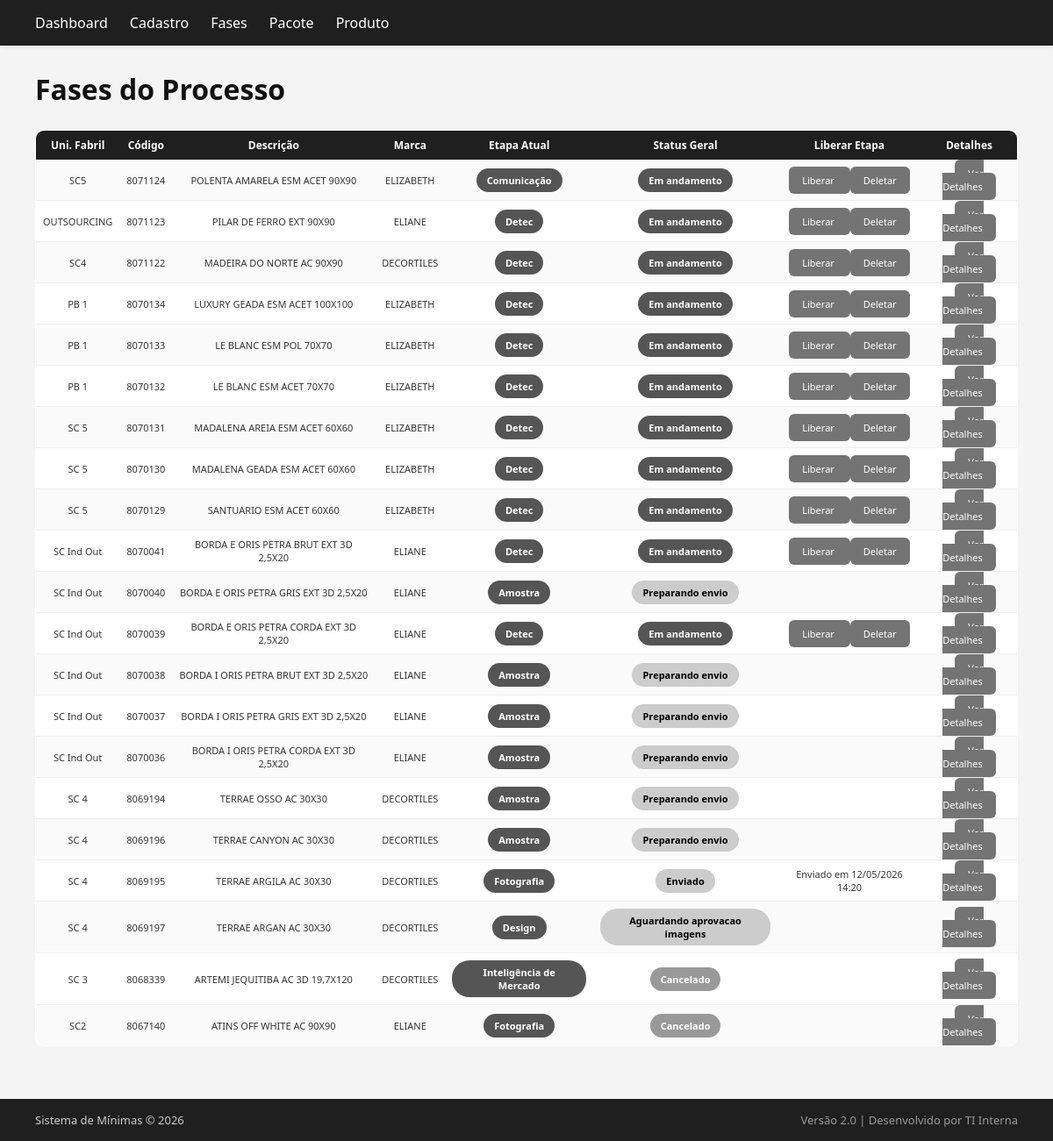
Page /includes/logs/fases.php on the committed database.
### tables this page shows
CREATE TABLE `SM_cadastros_itens_minimas` (
  `id` int NOT NULL,
  `marca` varchar(60) NOT NULL,
  `categoria_pt_br` varchar(100) NOT NULL,
  `categoria_us` varchar(100) NOT NULL,
  `categoria_es` varchar(100) NOT NULL,
  `serie` varchar(60) NOT NULL,
  `tamanho_nominal` varchar(30) NOT NULL,
  `descricao` varchar(150) NOT NULL,
  `codigo_barras_cx` varchar(30) NOT NULL,
  `superficie_pt_br` varchar(60) NOT NULL,
  `superficie_us` varchar(60) NOT NULL,
  `superficie_es` varchar(60) NOT NULL,
  `junta_assentamento` double DEFAULT NULL,
  `abrasao_superficial` varchar(10) DEFAULT NULL,
  `variacao_tonalidade` varchar(20) DEFAULT NULL,
  `unidade_medida` varchar(20) NOT NULL,
  `pecas_caixa` int NOT NULL,
  `m2_caixa` decimal(10,2) NOT NULL,
  `peso_caixa` decimal(10,3) NOT NULL,
  `coeficiente_atrito` varchar(10) DEFAULT NULL,
  `espessura` decimal(10,1) NOT NULL,
  `grupo_absorcao` varchar(20) DEFAULT NULL,
  `item_ativo` tinyint(1) NOT NULL,
  `cor_pt_br` varchar(80) NOT NULL,
  `cor_us` varchar(80) NOT NULL,
  `cor_es` varchar(80) NOT NULL,
  `recomendado_uso` varchar(30) NOT NULL,
  `local_uso` varchar(120) DEFAULT NULL,
  `retificado` tinyint(1) NOT NULL DEFAULT '0',
  `polo` varchar(20) NOT NULL,
  `lancamento` tinyint(1) NOT NULL DEFAULT '0',
  `estilo` varchar(80) NOT NULL,
  `estilo_us` varchar(80) NOT NULL,
  `estilo_es` varchar(80) NOT NULL,
  `relevo` tinyint(1) NOT NULL,
  `rodape` tinyint(1) NOT NULL DEFAULT '0',
  `numeros_face` int NOT NULL,
  `tamanho_fabricacao` varchar(50) NOT NULL,
  `codigo_item` varchar(40) NOT NULL,
  `unidade_fabricacao` varchar(60) NOT NULL,
  `monocalibre` tinyint(1) DEFAULT NULL,
  `CicloLancamento` varchar(60) NOT NULL,
  `data_criacao` timestamp NOT NULL DEFAULT CURRENT_TIMESTAMP,
  `responsavel_carga` varchar(100) NOT NULL
);

CREATE TABLE `SM_itens_processos` (
  `id` int NOT NULL,
  `item_id` int NOT NULL,
  `etapa_atual` varchar(100) NOT NULL DEFAULT 'comunicacao_analise',
  `status_geral` enum('pendente','em_andamento','finalizado','reprovado','cancelado','enviado','preparando_envio','aguardando_aprovacao_imagens','retrabalhando_pendencias') NOT NULL,
  `iniciado_em` datetime NOT NULL DEFAULT CURRENT_TIMESTAMP,
  `finalizado_em` datetime DEFAULT NULL
);

CREATE TABLE `SM_pacotes_envio` (
  `id` int NOT NULL,
  `status` enum('aberto','finalizado') DEFAULT 'aberto',
  `data_criacao` datetime DEFAULT CURRENT_TIMESTAMP,
  `data_fechamento` datetime DEFAULT NULL,
  `aprovado_por` varchar(100) DEFAULT NULL,
  `observacao` text,
  `data_agendamento` datetime DEFAULT NULL,
  `responsavel_fotografia` varchar(100) DEFAULT NULL,
  `data_envio` datetime DEFAULT NULL
);

### public/includes/logs/fases.php (the view, shortened to what this page needs)
<?php
require_once __DIR__ . '/../layout/header.php';
require_once __DIR__ . '/../layout/menu.php';
require_once __DIR__ . '/../../../config/conexao.php';
$sql = "
SELECT
    i.id AS item_id,
    i.unidade_fabricacao,
    i.codigo_item,
    i.descricao,
    i.tamanho_nominal,
    i.marca,
    p.id AS processo_id,
    p.etapa_atual,
    p.status_geral,
    pe.data_envio
FROM SM_cadastros_itens_minimas i
LEFT JOIN SM_itens_processos p ON p.item_id = i.id
LEFT JOIN SM_pacote_itens pi ON pi.processo_id = p.id
LEFT JOIN SM_pacotes_envio pe ON pe.id = pi.pacote_id
ORDER BY i.id DESC
";
$stmt = $pdo->query($sql);
$itens = $stmt->fetchAll(PDO::FETCH_ASSOC);
?>
<div class="container">
    <h1>Fases do Processo</h1>
    <table class="tabela-itens">
        <tr>
            <th>Uni. Fabril</th>
            <th>Código</th>
            <th>Descrição</th>
            <th>Marca</th>
            <th>Etapa Atual</th>
            <th>Status Geral</th>
            <th>Liberar Etapa</th>
            <th>Detalhes</th>
        </tr>
        <?php foreach ($itens as $item): ?>
        <tr>
            <td><?php if ($item['unidade_fabricacao'] === 'SCINDOUT' || $item['unidade_fabricacao'] === 'SCOUT.INTERN' || $item['unidade_fabricacao'] === 'SCOUT.NACIONAL' || $item['unidade_fabricacao'] === 'OUT.VINILICOSC'): ?>
                <?= "OUTSOURCING" ?>
            <?php else: ?>
                <?= htmlspecialchars($item['unidade_fabricacao']) ?>
            <?php endif; ?></td>
            <td><?= htmlspecialchars($item['codigo_item']) ?></td>
            <td><?= htmlspecialchars($item['descricao']) . ' ' . htmlspecialchars($item['tamanho_nominal']) ?></td>
            <td><?= htmlspecialchars($item['marca']) ?></td>
            <td>
                <span class="status andamento">
                    <?php switch ($item['etapa_atual']) {
                        case 'comunicacao':
                            echo 'Comunicação';
                            break;
                        case 'detec':
                            echo 'Detec';
                            break;
                        case 'amostra':
                            echo 'Amostra';
                            break;
                        case 'fotografo':
                            echo 'Fotografia';
                            break;
                        case 'inteligencia_mercado':
                            echo 'Inteligência de Mercado';
                            break;
                        case 'design':
                            echo 'Design';
                            break;
                        case 'detec_retrabalho':
                            echo 'Detec';
                            break;
                    }
                    ?>
            </td>
            <td>
                <?php
                    $status = $item['status_geral'] ?? 'pendente';
                    $classe = match($status) {
                        'finalizado' => 'aprovado',
                        'em_andamento' => 'andamento',
                        'reprovado' => 'reprovado',
                        'cancelado' => 'cancelado',
                        default => 'pendente'
                    };
                ?>
                <span class="status <?= $classe ?>">
                    <?= ucfirst(str_replace('_', ' ', $status)) ?>
                </span>
            </td>
            <td>
                <?php if (!empty($item['processo_id'])): ?>
                <?php
                $paginaEtapa = match ($item['etapa_atual']) {
                    'comunicacao' => '/../includes/comunicacao/comunicacao.php',
                    'detec' => '/../includes/detec/detec.php',
                    'amostra' => '/../includes/amostra/amostra.php',
                    'fotografo' => '/../includes/relatorios/pacote.php',
                    'inteligencia_mercado' => '/../includes/inteligencia/inteligenciaMercado.php',
                    'design' => '/../includes/designers/designers.php',
                    'detec_retrabalho' => '/../includes/inteligencia/pendencias.php'
                };
                ?>
                <?php if (!empty($item['processo_id'])
                        && $item['status_geral'] !== 'cancelado'
                        && $item['status_geral'] !== 'preparando_envio'
                        && $item['etapa_atual'] !== 'fotografo'
                        && $item['etapa_atual'] !== 'design'
                        && $item['status_geral'] !== 'enviado'): ?>
                    <a class="btn-liberar"
                    href="<?= $paginaEtapa ?>?id=<?= urlencode($item['processo_id']) ?>">
                    Liberar
                    </a>
                <?php elseif (!empty($item['processo_id'])
                            && !empty($item['data_envio'])
                            && $item['status_geral'] === 'enviado'): ?>
                    <span class="status-ok">
                        Enviado em <?= $item['data_envio']
                            ? date('d/m/Y H:i', strtotime($item['data_envio']))
                            : '-' ?>
                    </span>
                <?php endif; ?>
                 <?php if (!empty($item['processo_id'])
                        && $item['status_geral'] !== 'cancelado'
                        && $item['status_geral'] !== 'preparando_envio'
                        && $item['etapa_atual'] !== 'fotografo'
                        && $item['etapa_atual'] !== 'design'
                        && $item['status_geral'] !== 'enviado'): ?>
                    <a class="btn-deletar"
                    href="deletar_processo.php?id=<?= urlencode($item['processo_id']) ?>"
                    onclick="return confirm('Tem certeza que deseja deletar este item?');">
                    Deletar
                    </a>
                <?php endif; ?>
            </td>
            <td>
                <?php if (!empty($item['processo_id'])): ?>
                <a class="btn-detalhes"
                href="detalhes.php?id=<?= urlencode($item['processo_id']) ?>">
                Ver Detalhes
                </a>
            </td>
            <?php else: ?>
            <span class="status pendente">Sem Processo</span>
            <?php endif; ?>
            <?php endif; ?>
        </tr>
        <?php endforeach; ?>
    </table>
</div>
<?php require_once __DIR__ . '/../layout/footer.php'; ?>

### public/css/style.css (style rules this page uses)
* { margin: 0; padding: 0; box-sizing: border-box; }
.container { padding: 40px; flex: 1; margin-top: 40px; }
h1 { margin-bottom: 25px; font-weight: 600; color: #111; }
button, .btn-liberar, .btn-deletar, .btn-detalhes { background: #747474; color: #fff; padding: 8px 15px; border: none; border-radius: 6px; cursor: pointer; transition: 0.2s ease; font-size: 11px; text-decoration: none; }
table { width: 100%; border-collapse: collapse; background: #ffffff; border-radius: 10px; overflow: hidden; border: 1px solid #e5e7eb; }
th { background: #1f1f1f; color: white; padding: 14px; text-align: left; font-weight: 500; font-size: 12px; }
td { padding: 12px 14px; border-bottom: 1px solid #eee; font-size: 11px; }
tr:nth-child(even) { background-color: #fafafa; }
.status { padding: 6px 12px; border-radius: 20px; font-size: 11px; font-weight: bold; display: inline-block; background-color: #ddd; color: #111; }
.status.andamento { background-color: #555; color: #fff; }
.status.pendente { background-color: #ccc; color: #000; }
.status.cancelado { background-color: #999; color: #fff; }
.tabela-status, .tabela-itens { width: 100%; border-collapse: collapse; margin-bottom: 20px; }
.tabela-status th, .tabela-status td, .tabela-itens th, .tabela-itens td { padding: 8px; text-align: center; }
.tabela-status th, .tabela-itens th { background-color: #1f1f1f; font-weight: bold; }

### rows in the picture
sm_cadastros_itens_minimas: unidade_fabricacao "SC5", codigo_item "8071124", descricao "POLENTA AMARELA ESM ACET", tamanho_nominal "90X90", marca "ELIZABETH", shows "Comunicação", sm_itens_processos.status_geral "Em andamento"
sm_cadastros_itens_minimas: unidade_fabricacao "OUTSOURCING", codigo_item "8071123", descricao "PILAR DE FERRO EXT", tamanho_nominal "90X90", marca "ELIANE", shows "Detec", sm_itens_processos.status_geral "Em andamento"
sm_cadastros_itens_minimas: unidade_fabricacao "SC4", codigo_item "8071122", descricao "MADEIRA DO NORTE AC", tamanho_nominal "90X90", marca "DECORTILES", shows "Detec", sm_itens_processos.status_geral "Em andamento"
sm_cadastros_itens_minimas: unidade_fabricacao "PB 1", codigo_item "8070134", descricao "LUXURY GEADA ESM ACET", tamanho_nominal "100X100", marca "ELIZABETH", shows "Detec", sm_itens_processos.status_geral "Em andamento"
sm_cadastros_itens_minimas: unidade_fabricacao "PB 1", codigo_item "8070133", descricao "LE BLANC ESM POL", tamanho_nominal "70X70", marca "ELIZABETH", shows "Detec", sm_itens_processos.status_geral "Em andamento"
sm_cadastros_itens_minimas: unidade_fabricacao "PB 1", codigo_item "8070132", descricao "LE BLANC ESM ACET", tamanho_nominal "70X70", marca "ELIZABETH", shows "Detec", sm_itens_processos.status_geral "Em andamento"
sm_cadastros_itens_minimas: unidade_fabricacao "SC 5", codigo_item "8070131", descricao "MADALENA AREIA ESM ACET", tamanho_nominal "60X60", marca "ELIZABETH", shows "Detec", sm_itens_processos.status_geral "Em andamento"
sm_cadastros_itens_minimas: unidade_fabricacao "SC 5", codigo_item "8070130", descricao "MADALENA GEADA ESM ACET", tamanho_nominal "60X60", marca "ELIZABETH", shows "Detec", sm_itens_processos.status_geral "Em andamento"
sm_cadastros_itens_minimas: unidade_fabricacao "SC 5", codigo_item "8070129", descricao "SANTUARIO ESM ACET", tamanho_nominal "60X60", marca "ELIZABETH", shows "Detec", sm_itens_processos.status_geral "Em andamento"
sm_cadastros_itens_minimas: unidade_fabricacao "SC Ind Out", codigo_item "8070041", descricao "BORDA E ORIS PETRA BRUT EXT 3D", tamanho_nominal "2,5X20", marca "ELIANE", shows "Detec", sm_itens_processos.status_geral "Em andamento"
sm_cadastros_itens_minimas: unidade_fabricacao "SC Ind Out", codigo_item "8070040", descricao "BORDA E ORIS PETRA GRIS EXT 3D", tamanho_nominal "2,5X20", marca "ELIANE", shows "Amostra", sm_itens_processos.status_geral "Preparando envio"
sm_cadastros_itens_minimas: unidade_fabricacao "SC Ind Out", codigo_item "8070039", descricao "BORDA E ORIS PETRA CORDA EXT 3D", tamanho_nominal "2,5X20", marca "ELIANE", shows "Detec", sm_itens_processos.status_geral "Em andamento"
sm_cadastros_itens_minimas: unidade_fabricacao "SC Ind Out", codigo_item "8070038", descricao "BORDA I ORIS PETRA BRUT EXT 3D", tamanho_nominal "2,5X20", marca "ELIANE", shows "Amostra", sm_itens_processos.status_geral "Preparando envio"
sm_cadastros_itens_minimas: unidade_fabricacao "SC Ind Out", codigo_item "8070037", descricao "BORDA I ORIS PETRA GRIS EXT 3D", tamanho_nominal "2,5X20", marca "ELIANE", shows "Amostra", sm_itens_processos.status_geral "Preparando envio"
sm_cadastros_itens_minimas: unidade_fabricacao "SC Ind Out", codigo_item "8070036", descricao "BORDA I ORIS PETRA CORDA EXT 3D", tamanho_nominal "2,5X20", marca "ELIANE", shows "Amostra", sm_itens_processos.status_geral "Preparando envio"
sm_cadastros_itens_minimas: unidade_fabricacao "SC 4", codigo_item "8069194", descricao "TERRAE OSSO AC", tamanho_nominal "30X30", marca "DECORTILES", shows "Amostra", sm_itens_processos.status_geral "Preparando envio"
sm_cadastros_itens_minimas: unidade_fabricacao "SC 4", codigo_item "8069196", descricao "TERRAE CANYON AC", tamanho_nominal "30X30", marca "DECORTILES", shows "Amostra", sm_itens_processos.status_geral "Preparando envio"
sm_cadastros_itens_minimas: unidade_fabricacao "SC 4", codigo_item "8069195", descricao "TERRAE ARGILA AC", tamanho_nominal "30X30", marca "DECORTILES", shows "Fotografia", sm_itens_processos.status_geral "Enviado", sm_pacotes_envio.data_envio "12/05/2026 14:20"
sm_cadastros_itens_minimas: unidade_fabricacao "SC 4", codigo_item "8069197", descricao "TERRAE ARGAN AC", tamanho_nominal "30X30", marca "DECORTILES", shows "Design", sm_itens_processos.status_geral "Aguardando aprovacao imagens"
sm_cadastros_itens_minimas: unidade_fabricacao "SC 3", codigo_item "8068339", descricao "ARTEMI JEQUITIBA AC 3D", tamanho_nominal "19,7X120", marca "DECORTILES", shows "Inteligência de Mercado", sm_itens_processos.status_geral "Cancelado"
sm_cadastros_itens_minimas: unidade_fabricacao "SC2", codigo_item "8067140", descricao "ATINS OFF WHITE AC", tamanho_nominal "90X90", marca "ELIANE", shows "Fotografia", sm_itens_processos.status_geral "Cancelado"
